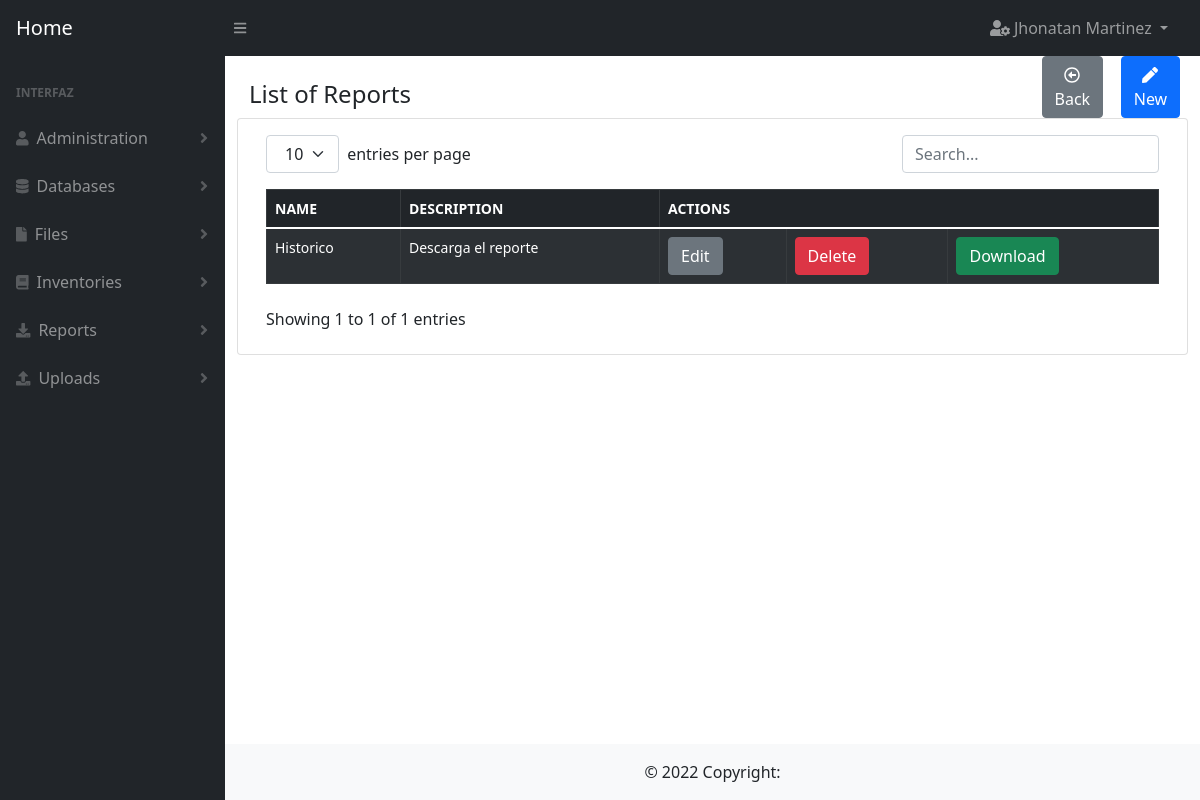
Page /report (signed in) on the earlier database version.
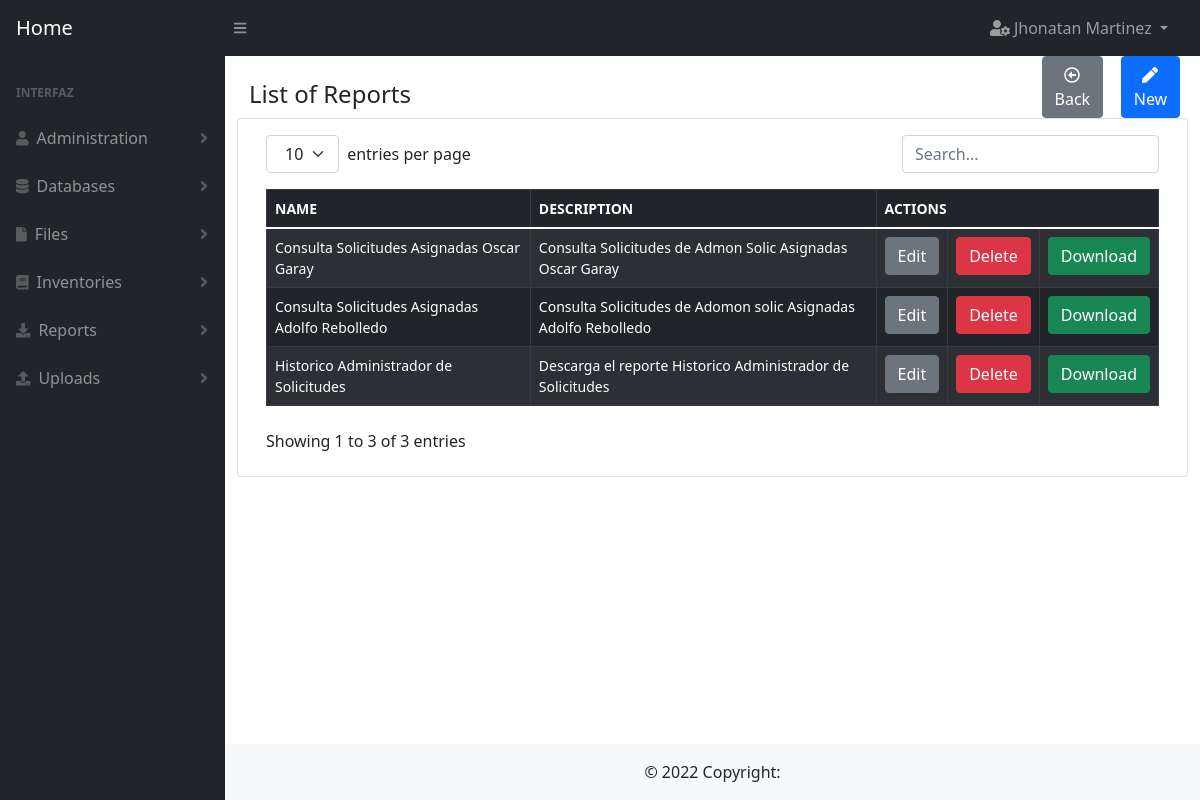
Same page on the later database version.
### user/models.py (models this page shows)
class User(db.Model):
    __tablename__ = 'users'
    id = db.Column(db.Integer, primary_key=True)
    full_name = db.Column(db.String(100))
    email = db.Column(db.String(100), unique=True)
    password = db.Column(db.String(100))
    is_admin = db.Column(db.Boolean)
    role_id = db.Column(db.Integer, db.ForeignKey('roles.id'), nullable=True)
    created_at = db.Column(db.DateTime, default=datetime.datetime.now)

### report/models.py (models this page shows)
class Report(db.Model):
    __tablename__ = 'reports'
    id = db.Column(db.Integer, primary_key=True)
    name = db.Column(db.String(100), unique=True)
    description = db.Column(db.String(1000))
    queries = db.Column(db.String(5000))
    params = db.Column(db.String(5000))
    database_id = db.Column(db.Integer, db.ForeignKey('databases.id'))
    created_at = db.Column(db.DateTime, default=datetime.datetime.now)

### report/routes.py (the view)
@report.route(routes["index"])
@decorator(page=pages["index"])
def index():
    try:
        data = organize_data(data_model=models.Report.query.order_by(models.Report.id.desc()).all(),
                             show_columns=['id', 'name', 'description'])
        return render_template(templates["index"],
                               object_list=data)
    except Exception as exc:
        return show_error(pages["index"] + ': ' + str(exc))

### utils/auth.py (called while the page is built)
def has_permission(page):
    can_enter = False
    try:
        user = User.query.get(session['user_id'])
        if user.is_admin:
            can_enter = True
        else:
            page_id = Page.query.filter(Page.route == page).first().id
            permissions = Permission.query.filter_by(role_id=user.role_id, page_id=page_id).first()
            if permissions is not None:
                can_enter = True
    except Exception as exc:
        error_message = 'permission.queries.has_permission: ' + str(exc)
        print("ERROR: " + error_message)
    finally:
        return can_enter

def decorator(page, url='index'):
    def _permissions(function):
        @wraps(function)
        def new_function(*args, **kwargs):
            if not has_permission(page=page):
                return show_message(id=1,
                                    url=url)
            return function(*args, **kwargs)
        return new_function
    return _permissions

### utils/main_functions.py (called while the page is built)
def organize_data(data_model, show_columns):
    object_list = []
    try:
        for row in data_model:
            dictionary = dict((column, getattr(row, column)) for column in row.__table__.columns.keys())
            delete_columns = []
            for key in dictionary.keys():
                if key not in show_columns:
                    delete_columns.append(key)
            for column in delete_columns:
                dictionary.pop(column)
            object_list.append(dictionary)
    except Exception as exc:
        error_message = __this + inspect.stack()[0][3] + ': ' + str(exc)
        print("ERROR: ", error_message)
    finally:
        return object_list

### templates/report/index.html (shortened to what this page needs)
{% extends 'base/index_forms.html' %}
{% block title%}
List of Reports
{% endblock%}
{% block button_new%}
    onclick="window.location.href='{{ url_for('report.create') }}'"
{% endblock%}
{% block table_header_actions %}
<th colspan="3">ACTIONS</th>
{% endblock %}
{% block table_rows %}
    {% for row in object_list %}
        <tr>
            {% for key, value in row.items() %}
                {% if key != 'id'%}
                    <td>
                        {{value}}
                    </td>
                {% endif %}
            {% endfor %}
            <td><a href="{{ url_for('report.edit', id=row.id) }}" type="button" class="btn btn-secondary">Edit</a></td>
            <td><a href="{{ url_for('report.delete', id=row.id) }}" type="button" class="btn btn-danger">Delete</a></td>
            <td><a id="btn_download" href="{{ url_for('report.download', id=row.id) }}" type="button" class="btn btn-success">Download</a></td>
        </tr>
    {% endfor %}
{% endblock %}

### templates/base/index_forms.html (shortened to what this page needs)
{% extends 'base/base.html' %}
{% block button1%}
<button type="button" class="btn btn-secondary" onclick="window.location.href='{{ url_for('index') }}'">
    <i class="far fa-arrow-alt-circle-left"></i>Back
</button>
{% endblock%}
{% block button2%}
<button type="button" class="btn btn-primary" {% block button_new%}{% endblock%}>
    <i class="fas fa-pen"></i>New
</button>
{% endblock%}
{% block content %}
<form>
    <table id="datatablesSimple" class="table-responsive-sm table-dark table-striped">
        {% if object_list%}
        <thead>
            <tr>
                {% for key in object_list.0 %}
                    {% if key not in ['id', 'directory']%}
                        <th>
                            {{key.upper()}}
                        </th>
                    {% endif %}
                {% endfor %}
                {% block table_header_actions %}
                {% endblock %}
            </tr>
        </thead>
        <tbody>
            {% block table_rows %}
            {% endblock %}
        </tbody>
        {% else %}
        No records
    {% endif %}
    </table>
</form>
{% endblock %}

### templates/base/base.html (shortened to what this page needs)
<!DOCTYPE html>
<html lang="es">
<head>
    <link rel='stylesheet' href= "{{url_for('static', filename='css/styles.css')}}"/>
    <link rel='stylesheet' href= "{{url_for('static', filename='css/bootstrap.min.css')}}">
</head>
<body >
    <nav class="sb-topnav navbar navbar-expand navbar-dark bg-dark">
        <a class="navbar-brand ps-3" href="{{ url_for('index') }}">Home</a>
        <button class="btn btn-link btn-sm order-1 order-lg-0 me-4 me-lg-0" id="sidebarToggle" href="#"><i class="fas fa-bars"></i></button>
        <ul class="navbar-nav ms-auto ms-md-0 me-3 me-lg-4">
            <li class="nav-item dropdown">
                <a class="nav-link dropdown-toggle" id="navbarDropdown" href="#" role="button" data-bs-toggle="dropdown" aria-expanded="false">
                    <i class="fas fa-user-cog"></i> {{session['user']}}
                </a>
            </li>
        </ul>
    </nav>
    <div id="layoutSidenav">
        <div id="layoutSidenav_nav">
            <nav class="sb-sidenav accordion sb-sidenav-dark" id="sidenavAccordion">
                <div class="sb-sidenav-menu">
                    <div class="nav">
                        <div class="sb-sidenav-menu-heading">Interfaz</div>
                         <a class="nav-link collapsed" href="#" data-bs-toggle="collapse" data-bs-target="#collapseUsers" aria-expanded="false" aria-controls="collapseLayouts">
                            <div class="sb-nav-link-icon"><i class="fa fa-user"></i></div>
                            Administration
                            <div class="sb-sidenav-collapse-arrow"><i class="fas fa-angle-down"></i></div>
                        </a>
                        <a class="nav-link collapsed" href="#" data-bs-toggle="collapse" data-bs-target="#collapseDataBases" aria-expanded="false" aria-controls="collapseLayouts">
                            <div class="sb-nav-link-icon"><i class="fa fa-database"></i></div>
                            Databases
                            <div class="sb-sidenav-collapse-arrow"><i class="fas fa-angle-down"></i></div>
                        </a>
                         <a class="nav-link collapsed" href="#" data-bs-toggle="collapse" data-bs-target="#collapseFiles" aria-expanded="false" aria-controls="collapseLayouts">
                            <div class="sb-nav-link-icon"><i class="fa fa-file"></i></div>
                            Files
                            <div class="sb-sidenav-collapse-arrow"><i class="fas fa-angle-down"></i></div>
                        </a>
                        <a class="nav-link collapsed" href="#" data-bs-toggle="collapse" data-bs-target="#collapseInventories" aria-expanded="false" aria-controls="collapseLayouts">
                            <div class="sb-nav-link-icon"><i class="fas fa-book"></i></div>
                            Inventories
                            <div class="sb-sidenav-collapse-arrow"><i class="fas fa-angle-down"></i></div>
                        </a>
                        <a class="nav-link collapsed" href="#" data-bs-toggle="collapse" data-bs-target="#collapseReports" aria-expanded="false" aria-controls="collapseLayouts">
                            <div class="sb-nav-link-icon"><i class="fas fa-download"></i></div>
                            Reports
                            <div class="sb-sidenav-collapse-arrow"><i class="fas fa-angle-down"></i></div>
                        </a>
                        <a class="nav-link collapsed" href="#" data-bs-toggle="collapse" data-bs-target="#collapseUploads" aria-expanded="false" aria-controls="collapseLayouts">
                            <div class="sb-nav-link-icon"><i class="fas fa-upload"></i></div>
                            Uploads
                            <div class="sb-sidenav-collapse-arrow"><i class="fas fa-angle-down"></i></div>
                        </a>
                    </div>
                </div>
            </nav>
        </div>
        <div id="layoutSidenav_content">
            <main>
                <div class="container-fluid px-4">
                    <div class="row">
                        <div class="col-10">
                            <h4 class="mt-4">
                                {% block title %}{% endblock %}
                            </h4>
                        </div>
                        <div class="col-1">
                        {% block button1 %}
                        {% endblock %}
                        </div>
                        <div class="col-1">
                        {% block button2 %}
                        {% endblock %}
                        </div>
                    </div>
                    <div class="row">
                        <div class="card mb-4">
                            <div class="card-body">
                            {% block content %}{% endblock %}
                            </div>
                        </div>
                    </div>
                </div>
            </main>
            <footer class="bg-light text-center text-lg-start">
                <div class="text-center p-3" style="background-color: rgba(0, 0, 0, 0);">
                  © 2022 Copyright:
                </div>
            </footer>
        </div>
    </div>
</body>
</html>

Differences in the rows shown:
added Report: name "Consulta Solicitudes Asignadas Oscar Garay", description "Consulta Solicitudes de Admon Solic Asignadas Oscar Garay"
added Report: name "Consulta Solicitudes Asignadas Adolfo Rebolledo", description "Consulta Solicitudes de Adomon solic Asignadas Adolfo Rebolledo"
changed Report: name "Historico" → "Historico Administrador de Solicitudes"; description "Descarga el reporte" → "Descarga el reporte Historico Administrador de Solicitudes"
Other differences:
text written by a page script: "entries per page Showing 1 to 1 of 1 entries" → "entries per page Showing 1 to 3 of 3 entries"
